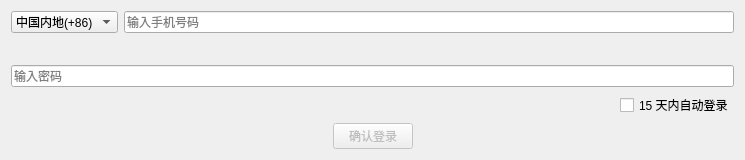
<?xml version="1.0" encoding="UTF-8"?>
<ui version="4.0">
 <class>LoginForm</class>
 <widget class="QWidget" name="LoginForm">
  <property name="geometry">
   <rect>
    <x>0</x>
    <y>0</y>
    <width>745</width>
    <height>157</height>
   </rect>
  </property>
  <property name="windowTitle">
   <string>Form</string>
  </property>
  <layout class="QGridLayout" name="gridLayout">
   <item row="1" column="0">
    <layout class="QHBoxLayout" name="horizontalLayout_2">
     <item>
      <widget class="QLabel" name="label_usernameHint">
       <property name="font">
        <font>
         <pointsize>8</pointsize>
        </font>
       </property>
       <property name="styleSheet">
        <string notr="true">color: rgba(0, 0, 0, 130)</string>
       </property>
       <property name="text">
        <string/>
       </property>
      </widget>
     </item>
     <item>
      <spacer name="horizontalSpacer">
       <property name="orientation">
        <enum>Qt::Horizontal</enum>
       </property>
       <property name="sizeHint" stdset="0">
        <size>
         <width>40</width>
         <height>20</height>
        </size>
       </property>
      </spacer>
     </item>
    </layout>
   </item>
   <item row="5" column="0">
    <layout class="QHBoxLayout" name="horizontalLayout_3">
     <item>
      <spacer name="horizontalSpacer_3">
       <property name="orientation">
        <enum>Qt::Horizontal</enum>
       </property>
       <property name="sizeHint" stdset="0">
        <size>
         <width>40</width>
         <height>20</height>
        </size>
       </property>
      </spacer>
     </item>
     <item>
      <widget class="QPushButton" name="pushButton_login">
       <property name="enabled">
        <bool>false</bool>
       </property>
       <property name="text">
        <string>确认登录</string>
       </property>
      </widget>
     </item>
     <item>
      <spacer name="horizontalSpacer_4">
       <property name="orientation">
        <enum>Qt::Horizontal</enum>
       </property>
       <property name="sizeHint" stdset="0">
        <size>
         <width>40</width>
         <height>20</height>
        </size>
       </property>
      </spacer>
     </item>
    </layout>
   </item>
   <item row="3" column="0">
    <layout class="QHBoxLayout" name="horizontalLayout_4">
     <item>
      <widget class="QLabel" name="label_passwordHint">
       <property name="font">
        <font>
         <pointsize>8</pointsize>
         <strikeout>false</strikeout>
         <stylestrategy>PreferDefault</stylestrategy>
        </font>
       </property>
       <property name="styleSheet">
        <string notr="true">color: rgba(0, 0, 0, 130)</string>
       </property>
       <property name="text">
        <string/>
       </property>
      </widget>
     </item>
     <item>
      <spacer name="horizontalSpacer_5">
       <property name="orientation">
        <enum>Qt::Horizontal</enum>
       </property>
       <property name="sizeHint" stdset="0">
        <size>
         <width>40</width>
         <height>20</height>
        </size>
       </property>
      </spacer>
     </item>
     <item>
      <widget class="QCheckBox" name="checkBox_autoLogin">
       <property name="text">
        <string>15 天内自动登录</string>
       </property>
      </widget>
     </item>
    </layout>
   </item>
   <item row="4" column="0">
    <spacer name="verticalSpacer">
     <property name="orientation">
      <enum>Qt::Vertical</enum>
     </property>
     <property name="sizeHint" stdset="0">
      <size>
       <width>20</width>
       <height>28</height>
      </size>
     </property>
    </spacer>
   </item>
   <item row="2" column="0">
    <widget class="QLineEdit" name="lineEdit_password">
     <property name="inputMask">
      <string/>
     </property>
     <property name="text">
      <string/>
     </property>
     <property name="echoMode">
      <enum>QLineEdit::Password</enum>
     </property>
     <property name="placeholderText">
      <string>输入密码</string>
     </property>
     <property name="clearButtonEnabled">
      <bool>true</bool>
     </property>
    </widget>
   </item>
   <item row="0" column="0">
    <layout class="QGridLayout" name="gridLayout_usernameInput" columnstretch="0,1">
     <item row="0" column="0">
      <widget class="QComboBox" name="comboBox_phoneArea">
       <item>
        <property name="text">
         <string>中国内地(+86)</string>
        </property>
       </item>
      </widget>
     </item>
     <item row="0" column="1">
      <widget class="QLineEdit" name="lineEdit_username">
       <property name="inputMask">
        <string/>
       </property>
       <property name="text">
        <string/>
       </property>
       <property name="placeholderText">
        <string>输入手机号码</string>
       </property>
       <property name="clearButtonEnabled">
        <bool>true</bool>
       </property>
      </widget>
     </item>
    </layout>
   </item>
  </layout>
 </widget>
 <tabstops>
  <tabstop>lineEdit_username</tabstop>
  <tabstop>comboBox_phoneArea</tabstop>
  <tabstop>lineEdit_password</tabstop>
  <tabstop>checkBox_autoLogin</tabstop>
  <tabstop>pushButton_login</tabstop>
 </tabstops>
 <resources/>
 <connections/>
</ui>
